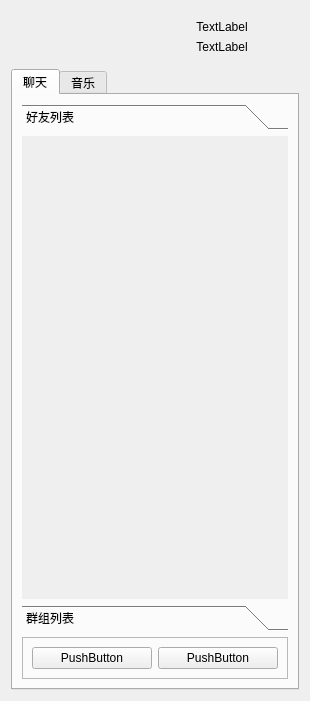
<?xml version="1.0" encoding="UTF-8"?>
<ui version="4.0">
 <class>MainWidget</class>
 <widget class="QWidget" name="MainWidget">
  <property name="geometry">
   <rect>
    <x>0</x>
    <y>0</y>
    <width>310</width>
    <height>701</height>
   </rect>
  </property>
  <property name="windowTitle">
   <string>Form</string>
  </property>
  <layout class="QVBoxLayout" name="verticalLayout">
   <item>
    <widget class="QWidget" name="widget_userinfo" native="true">
     <layout class="QGridLayout" name="gridLayout">
      <item row="0" column="0" rowspan="2">
       <widget class="QLabel" name="label_icon">
        <property name="sizePolicy">
         <sizepolicy hsizetype="Minimum" vsizetype="Minimum">
          <horstretch>0</horstretch>
          <verstretch>0</verstretch>
         </sizepolicy>
        </property>
        <property name="maximumSize">
         <size>
          <width>128</width>
          <height>128</height>
         </size>
        </property>
        <property name="text">
         <string/>
        </property>
        <property name="pixmap">
         <pixmap resource="img.qrc">:/resource/ed.png</pixmap>
        </property>
        <property name="alignment">
         <set>Qt::AlignCenter</set>
        </property>
       </widget>
      </item>
      <item row="0" column="1">
       <widget class="QLabel" name="label_username">
        <property name="text">
         <string>TextLabel</string>
        </property>
        <property name="alignment">
         <set>Qt::AlignCenter</set>
        </property>
       </widget>
      </item>
      <item row="1" column="1">
       <widget class="QLabel" name="label_3">
        <property name="text">
         <string>TextLabel</string>
        </property>
        <property name="alignment">
         <set>Qt::AlignCenter</set>
        </property>
       </widget>
      </item>
     </layout>
    </widget>
   </item>
   <item>
    <widget class="QTabWidget" name="tabWidget">
     <property name="currentIndex">
      <number>0</number>
     </property>
     <widget class="QWidget" name="tab_chat">
      <attribute name="title">
       <string>聊天</string>
      </attribute>
      <layout class="QVBoxLayout" name="verticalLayout_2">
       <item>
        <widget class="QToolBox" name="toolBox">
         <property name="currentIndex">
          <number>0</number>
         </property>
         <widget class="QWidget" name="page_friend">
          <property name="geometry">
           <rect>
            <x>0</x>
            <y>0</y>
            <width>260</width>
            <height>362</height>
           </rect>
          </property>
          <attribute name="label">
           <string>好友列表</string>
          </attribute>
         </widget>
         <widget class="QWidget" name="page_group">
          <property name="geometry">
           <rect>
            <x>0</x>
            <y>0</y>
            <width>260</width>
            <height>362</height>
           </rect>
          </property>
          <attribute name="label">
           <string>群组列表</string>
          </attribute>
         </widget>
        </widget>
       </item>
       <item>
        <widget class="QFrame" name="frame_menu">
         <property name="frameShape">
          <enum>QFrame::StyledPanel</enum>
         </property>
         <property name="frameShadow">
          <enum>QFrame::Raised</enum>
         </property>
         <layout class="QHBoxLayout" name="horizontalLayout">
          <item>
           <widget class="QPushButton" name="pushButton">
            <property name="text">
             <string>PushButton</string>
            </property>
           </widget>
          </item>
          <item>
           <widget class="QPushButton" name="pushButton_2">
            <property name="text">
             <string>PushButton</string>
            </property>
           </widget>
          </item>
         </layout>
        </widget>
       </item>
      </layout>
     </widget>
     <widget class="QWidget" name="tab_music">
      <attribute name="title">
       <string>音乐</string>
      </attribute>
      <layout class="QVBoxLayout" name="verticalLayout_3">
       <item>
        <widget class="QFrame" name="frame_2">
         <property name="frameShape">
          <enum>QFrame::StyledPanel</enum>
         </property>
         <property name="frameShadow">
          <enum>QFrame::Raised</enum>
         </property>
         <layout class="QHBoxLayout" name="horizontalLayout_3">
          <item>
           <widget class="QLineEdit" name="lineEdit"/>
          </item>
          <item>
           <widget class="QPushButton" name="pushButton_3">
            <property name="text">
             <string>PushButton</string>
            </property>
           </widget>
          </item>
         </layout>
        </widget>
       </item>
       <item>
        <widget class="QTableView" name="tableView"/>
       </item>
       <item>
        <widget class="QFrame" name="frame">
         <property name="frameShape">
          <enum>QFrame::StyledPanel</enum>
         </property>
         <property name="frameShadow">
          <enum>QFrame::Raised</enum>
         </property>
         <layout class="QHBoxLayout" name="horizontalLayout_2">
          <item>
           <widget class="QLabel" name="label">
            <property name="text">
             <string>TextLabel</string>
            </property>
           </widget>
          </item>
          <item>
           <widget class="QWidget" name="widget" native="true">
            <layout class="QGridLayout" name="gridLayout_2">
             <item row="0" column="1">
              <widget class="QLabel" name="label_5">
               <property name="text">
                <string>TextLabel</string>
               </property>
              </widget>
             </item>
             <item row="1" column="1">
              <widget class="QLabel" name="label_6">
               <property name="text">
                <string>TextLabel</string>
               </property>
              </widget>
             </item>
            </layout>
           </widget>
          </item>
          <item>
           <widget class="QLabel" name="label_2">
            <property name="text">
             <string>TextLabel</string>
            </property>
           </widget>
          </item>
          <item>
           <widget class="QLabel" name="label_4">
            <property name="text">
             <string>TextLabel</string>
            </property>
           </widget>
          </item>
         </layout>
        </widget>
       </item>
      </layout>
     </widget>
    </widget>
   </item>
  </layout>
 </widget>
 <resources>
  <include location="img.qrc"/>
 </resources>
 <connections/>
</ui>
